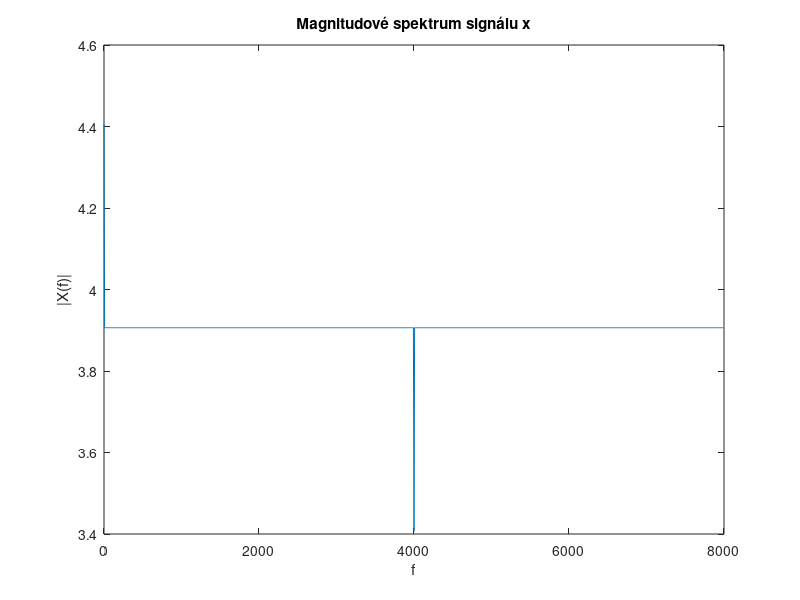
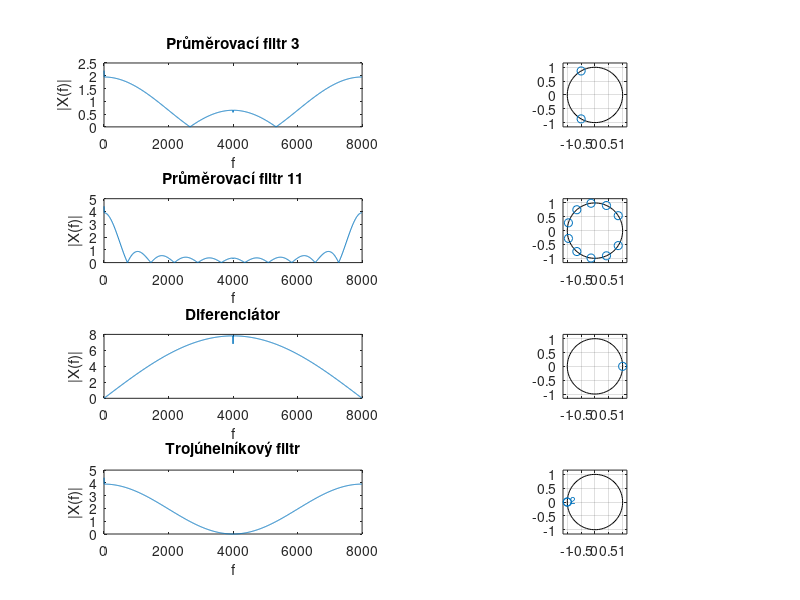

Reproduce these figures in MATLAB, in order.
clc;
clear all;
close all;

Fs = 8000;
N = 1024;
T = 1;
t = 0:1/Fs:T-1/Fs;

%-------------- generování signálu z kosinu -> x ----------------

freq_range = 0:1:3999;
x = zeros(size(t));

for freq = freq_range
    x = x + cos(2 * pi * freq * t);
end

%---------------------------------------------------------------

f = 0:Fs/N:Fs-Fs/N;
X = fft(x,N);
plot(f,abs(X)/N);
title('Magnitudové spektrum signálu x')
xlabel('f');
ylabel('|X(f)|');
figure;



% a) průmerovací filtr délky 3
A = 2; 
B = [1 1 1]/3;
x1 = filter(B,A,x);
X1 = fft(x1,N);
subplot(4,2,1);
plot(f,abs(X1)/N);
title('Průměrovací filtr 3');
xlabel('f');
ylabel('|X(f)|');
subplot(4,2,2);
zplane(roots(B),roots(A));

% b) průmerovací filtr délky 11
A = 1; 
B = ones(11,1)/11;
x2 = filter(B,A,x);
X2 = fft(x2,N);
subplot(4,2,3);
plot(f,abs(X2)/N);
title('Průměrovací filtr 11');
xlabel('f');
ylabel('|X(f)|');
subplot(4,2,4);
zplane(roots(B),roots(A));

% c) diferenciátor: y[n] = x[n] - x[n-1]
A = 1; 
B = [1 -1];
x3 = filter(B,A,x);
X3 = fft(x3,N);
subplot(4,2,5);
plot(f,abs(X3)/N);
title('Diferenciátor');
xlabel('f');
ylabel('|X(f)|');
subplot(4,2,6);
zplane(roots(B),roots(A));

% d) trojúhelníkový filtr délky 3: y[n] = (x[n] + 2x[n-1] + x[n-2])/4
A = 1; 
B = [1 2 1]/4;
x4 = filter(B,A,x);
X4 = fft(x4,N);
subplot(4,2,7);
plot(f,abs(X4)/N);
title('Trojúhelníkový filtr');
xlabel('f');
ylabel('|X(f)|');
subplot(4,2,8);
zplane(roots(B),roots(A));